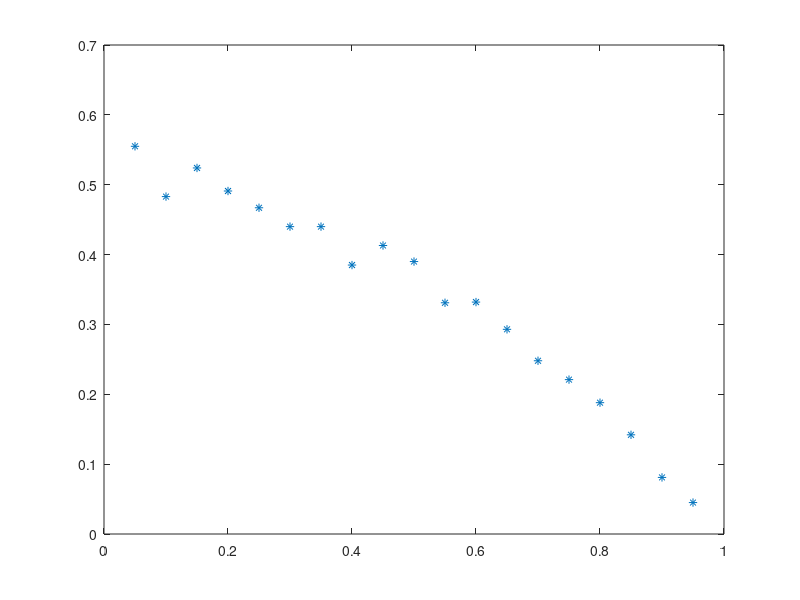

Here is the MATLAB script that generated this plot:
cd = pi;
I = 0;
D = 2;
r = 1;
lambda = 1;
theta = 1;
alpha = 4;
delta = D/alpha;
R = 32;
ctr =0;
pt =1;
Ps = [];
p = 0.05:0.05:0.95;
for p = 0.05: 0.05 : 0.95
    p = p;
    ctr = 0;
    for nt = 1:1:100
        N1 = poissrnd(lambda*pi*R^2);
        UE = unifrnd(-R, R, N1, 2);
        x = UE(:,1);
        y = UE(:,2);
        d = sqrt(x.^2+y.^2);
        for nf = 1:1:10
            I = 0;
            S = 0;
            Si = 0;
            SIR = 0;
            pf = rand(1);
            if(pf > p)
                    hi = exprnd(1);
                    for n1 = 1:1:N1
                        pi = rand(1);
                        if (pi > p)
                           S = pt*((d(n1))^-alpha);
                           I = I+S;
                        end
                    end 
                    Si = pt*hi*(r^-alpha);
                    SIR = Si/I;
                    if SIR > theta
                        ctr = ctr + 1;
                    end
            end
            
        end
    end
    ps = ctr/1000;
    Ps = [Ps, ps];
end
p = 0.05:0.05:0.95;
p1 = 0:0.0001:1;
figure(3)
Psa = exp((-cd*lambda*p1*(r^D)*(theta^delta))./(sinc(delta)));
plot(p, Ps, '*') 
savefig('simulation2.fig')

